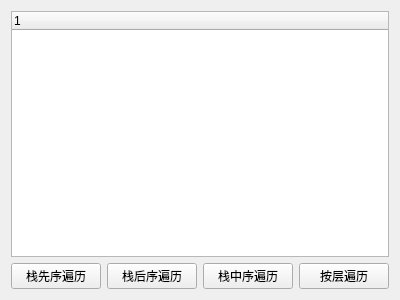
<?xml version="1.0" encoding="UTF-8"?>
<ui version="4.0">
 <class>Widget</class>
 <widget class="QWidget" name="Widget">
  <property name="geometry">
   <rect>
    <x>0</x>
    <y>0</y>
    <width>400</width>
    <height>300</height>
   </rect>
  </property>
  <property name="windowTitle">
   <string>Widget</string>
  </property>
  <layout class="QVBoxLayout" name="verticalLayout">
   <item>
    <widget class="QTreeWidget" name="treeWidget">
     <column>
      <property name="text">
       <string notr="true">1</string>
      </property>
     </column>
    </widget>
   </item>
   <item>
    <layout class="QHBoxLayout" name="horizontalLayout">
     <item>
      <widget class="QPushButton" name="pushButtonPreorder">
       <property name="text">
        <string>栈先序遍历</string>
       </property>
      </widget>
     </item>
     <item>
      <widget class="QPushButton" name="pushButtonPostorder">
       <property name="text">
        <string>栈后序遍历</string>
       </property>
      </widget>
     </item>
     <item>
      <widget class="QPushButton" name="pushButtonMidorder">
       <property name="text">
        <string>栈中序遍历</string>
       </property>
      </widget>
     </item>
     <item>
      <widget class="QPushButton" name="pushButtonLevels">
       <property name="text">
        <string>按层遍历</string>
       </property>
      </widget>
     </item>
    </layout>
   </item>
  </layout>
 </widget>
 <layoutdefault spacing="6" margin="11"/>
 <resources/>
 <connections/>
</ui>
